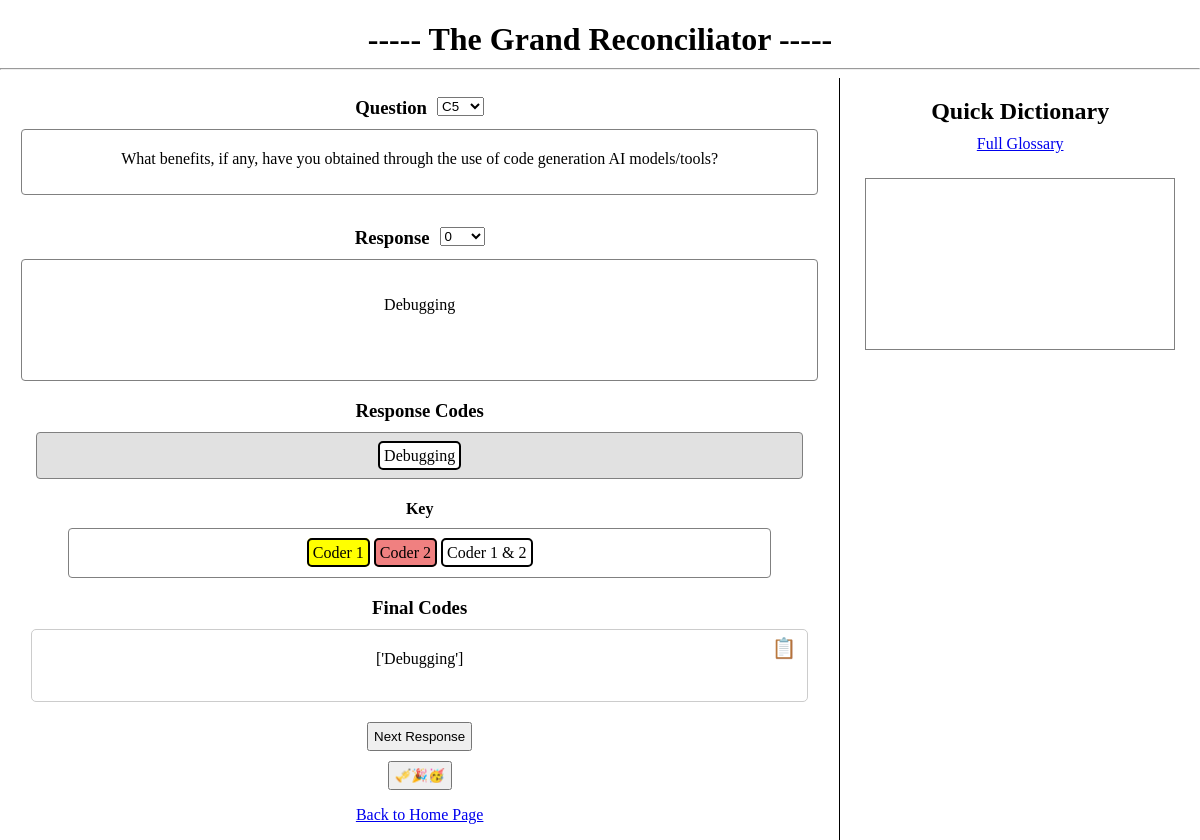
Screenshot of /reconciliator/ with the database file from the repository.
### app/models.py (models this page shows)
class Questions(models.Model):
    id = models.IntegerField(primary_key=True)
    qid = models.TextField()
    text = models.TextField()
    class Meta:
        managed = False
        db_table = 'questions'

class Responses(models.Model):
    id = models.IntegerField(primary_key=True)
    pid = models.IntegerField()
    qid = models.TextField()
    response = models.TextField(blank=True, null=True)
    class Meta:
        managed = False
        db_table = 'responses'

class ResponseCodes(models.Model):
    id = models.IntegerField(primary_key=True)
    qid = models.TextField()
    pid = models.IntegerField()
    coder_combo = models.TextField()
    codes = models.TextField()
    class Meta:
        managed = False
        db_table = 'response_codes'

### app/views.py (the view)
# urls.py: path('', home.views.index, name="home"),
def index(request):
    qid = request.GET.get("qid") or "C5"
    qid = qid.upper()
    pid = request.GET.get("pid") or None
    pids = filtering.getValidPids(qid)
    question_text = filtering.getQuestionText(qid)
    if len(pids) == 0:
        return render(request, "oops.html", {"qid":qid, "qtext":question_text})
    if pid == None or not pid.isdigit() or not int(pid) in pids:
        pid = pids[0]
    pid = int(pid)
    response = filtering.getResponse(qid, pid)
    codes = filtering.getCodes(qid, pid)
    coder_labels = filtering.getCoderLabels(codes)
    coder_colors = filtering.getCoderColors(codes)
    valid_pids = "-".join([str(i) for i in pids])
    final_pid = int(valid_pids.split("-")[-1])
    start_pid = int(valid_pids.split("-")[0])
    all_codes = []
    for c in codes.values():
        all_codes.extend(c)
    all_codes = "|".join(all_codes)
    questions = filtering.getQuestions()
    return render(request, "index.html", {"question_text":question_text,
                                          "qid":qid,
                                          "pid":pid,
                                          "response":response,
                                          "codes":codes,
                                          "valid_pids":valid_pids,
                                          "final_pid":final_pid,
                                          "start_pid":start_pid,
                                          "all_codes":all_codes,
                                          "questions": questions,
                                          "pids": pids,
                                          "coder_labels": coder_labels,
                                          "coder_colors": coder_colors})

### app/utils/filtering.py (called while the page is built)
def getQuestions():
    selections = Terms.objects.values("qid").distinct()
    return [x["qid"] for x in selections]

def getResponse(qid, pid):
    response = Responses.objects.filter(qid=qid).filter(pid=pid)
    if len(response) > 0:
        return response[0]
    return []

def getQuestionText(question):
    return Questions.objects.get(qid=question).text

def getCodes(qid, pid):
    codings = ResponseCodes.objects.filter(qid=qid).filter(pid=pid)
    if len(codings) > 0:
        return {f"codes_{coding.coder_combo.lower()}":coding.codes.split()
                for coding in codings}
    return None

def getValidPids(qid):
    pids = ResponseCodes.objects.filter(qid=qid)
    pids = pids.filter(codes__isnull=False).exclude(codes='').values("pid").distinct()
    return [x["pid"] for x in pids]

def getCoderLabels(codes):
    coder_labels = {}
    for key in codes:
        coders = list(filter(lambda x: x != "", key.split("_")[-1].split("r")))
        retstring = "Coder "
        for i, c in enumerate(coders):
            retstring += f"{int(c)+1}"
            if i < len (coders) - 2:
                retstring += ", "
            if i == len(coders) - 2:
                retstring += " & "
        coder_labels[key] = retstring
    return coder_labels

def getCoderColors(codes):
    if len(codes) == 1: colors = ["white"]
    elif len(codes) == 3: colors = ["yellow","lightcoral","white"]
    elif len(codes) == 7: colors = ["yellow","lightcoral","lightblue","orange",
                                  "lightgreen","violet","white"]
    else: colors = get_distinct_colors(len(codes)-1) + ["white"]
    return {c:color for c, color in zip(codes.keys(), colors)}

### app/templates/index.html (shortened to what this page needs)
<!DOCTYPE html>
{% load static %}
<html>
<head>
    <link rel="stylesheet" href="{% static 'main.css' %}">
    <link rel="stylesheet" href="{% static 'celebrate.css' %}">
</head>
<body>
    <h1>----- The Grand Reconciliator -----</h1>
    <hr>
    <div class="container">
    <div id="left">
    <div class="center">
        <h3 id="questionLabel">Question</h3>
        <form method="post" class="searchOptions">
            <select name="selected_question" id="qidDropdown">
            {% for question in questions %}
                <option value="{{question}}">{{question}}</option>
            {% endfor %}
            </select>
        </form>
    </div>
    <div id="question_text">{{question_text}}</div>
    <div class="center">
        <h3 id="questionLabel">Response</h3>
        <form method="post" class="searchOptions">
            <select name="selected_pid" id="pidDropdown">
            {% for respid in pids %}
                <option value="{{respid}}">{{respid}}</option>
            {% endfor %}
            </select>
        </form>
    </div>
    <div id="response">{{response.response|linebreaks}}</div>
    <h3>Response Codes</h3>
    <div class="response_codes">
        {% for key, value in codes.items %}
            {% for code in value %}
                <span class="codes {{key}} clickable-span hover-text" data-content-id="{{code}}">{{code}}</span>
            {% endfor %}
        {% endfor %}
    </div>
    <h4>Key</h4>
    <div id="key">
        {% for key, value in coder_labels.items %}
            <span class="codes {{key}}">{{value}}</span>
        {% endfor %}
    </div>
    <h3>Final Codes</h3>
    <div class="copy-container">
        <div id="all_codes" class="copy-content"></div>
        <button class="copy-button" onclick="copyToClipboard()">
            <span class="copy-icon">📋</span>
        </button>
    </div>
    <div id="navigation">
        {% if pid != final_pid%}
        <button id="nextButton">Next Response</button>
        {% endif %}
    </div>
    <div id="easteregg">
        <button id="playButton">🎺🎉🥳</button>
    </div>
    <p style="text-align: center;"><a href="..">Back to Home Page</a></p>
    </div>
    <div id="right">
    <h2>Quick Dictionary</h2>
    <div id="glossary"><a href="/glossary?qid={{qid}}" target="_blank">Full Glossary</a></div>
    <div id="definition"></div>
    </div>
    </div>
</body>
</html>

### app/static/main.css (style rules this page uses)
.codes { border: 2pt solid black; padding: 4px; border-radius: 5px; cursor: pointer; }
body { overflow-y: scroll !important; }
.response_codes { margin: auto; width: 90%; background-color: rgb(225, 225, 225); border-radius: 4px; padding: 5px; text-align: center; border: grey solid 1px; line-height: 2.2em; }
#response { margin: auto; width: 90%; text-align: center; margin-bottom: 10pt; border: grey solid 1px; min-height: 5em; padding: 20px; border-radius: 4px; }
#question_text { margin: auto; width: 90%; text-align: center; margin-bottom: 10pt; border: grey solid 1px; min-height: 1.5em; padding: 20px; border-radius: 4px; }
#left { float: left; width: 70%; border-right: 1px solid #000; }
#right { float: right; width: 30%; }
#definition { width: 80%; margin: auto; text-align: center; display: block; border: grey solid 1px; padding: 5px; padding-left: 10px; padding-right: 10px; padding-bottom: 5px; margin-top: 25px; height: 10em; }
.container { display: flex; }
h1, h2, h3, h4 { text-align: center; margin-bottom: 10px; }
#glossary { text-align: center; }
#key { margin: auto; margin-top: 5px; width: 80%; text-align: center; margin-bottom: 10pt; border: grey solid 1px; padding: 15px; border-radius: 4px; }
#all_codes { margin: auto; width: 90%; text-align: center; margin-bottom: 10pt; padding: 10px; }
#navigation, #easteregg { margin: auto; width: 90%; text-align: center; }
#easteregg { margin-top: 10px; }
#nextButton, #prevButton, #playButton { padding: 5px; margin-left: 5px; margin-right: 5px; cursor: pointer; }
.copy-container { position: relative; border: 1px solid #ccc; padding: 10px; border-radius: 5px; margin: auto; margin-bottom: 20px; min-height: 1.25em; width: 90%; }
.copy-button { position: absolute; top: 5px; right: 5px; background: none; border: none; cursor: pointer; }
.copy-icon { font-size: 20px; }
.copy-content { margin-bottom: 10px; }
#questionLabel { display: inline-block; margin-right: 10px; }
.searchOptions { margin-top: 5px; display: inline-block; }
.center { display: flex; justify-content: center; align-items: center; }

### app/static/celebrate.css (style rules this page uses)
body { margin: 0; }

### rows the page displays
Questions: text "What benefits, if any, have you obtained through the use of code generation AI models/tools?"
Responses: response "Debugging"
ResponseCodes: value "Debugging"

### other values shown
{{ value }} "Coder 1" "Coder 2" "Coder 1 & 2"
form field selected_question "C5"
form field selected_pid "0"
